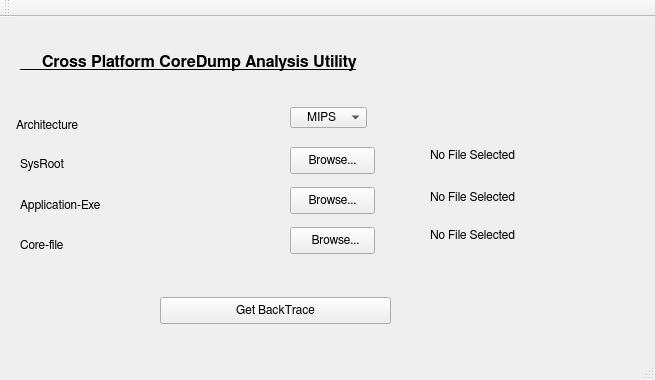
<?xml version="1.0" encoding="UTF-8"?>
<ui version="4.0">
 <class>coreDumpUtilFrame</class>
 <widget class="QMainWindow" name="coreDumpUtilFrame">
  <property name="windowModality">
   <enum>Qt::ApplicationModal</enum>
  </property>
  <property name="geometry">
   <rect>
    <x>0</x>
    <y>0</y>
    <width>655</width>
    <height>380</height>
   </rect>
  </property>
  <property name="maximumSize">
   <size>
    <width>655</width>
    <height>430</height>
   </size>
  </property>
  <property name="font">
   <font>
    <family>FreeSans</family>
   </font>
  </property>
  <property name="windowTitle">
   <string>XPlatform CoreDump Analysis Utility</string>
  </property>
  <widget class="QWidget" name="centralWidget">
   <widget class="QLabel" name="lbanner">
    <property name="geometry">
     <rect>
      <x>20</x>
      <y>0</y>
      <width>381</width>
      <height>91</height>
     </rect>
    </property>
    <property name="font">
     <font>
      <pointsize>12</pointsize>
      <weight>75</weight>
      <bold>true</bold>
      <underline>true</underline>
     </font>
    </property>
    <property name="text">
     <string>     Cross Platform CoreDump Analysis Utility</string>
    </property>
    <property name="wordWrap">
     <bool>true</bool>
    </property>
   </widget>
   <widget class="QLabel" name="lbannerImage">
    <property name="geometry">
     <rect>
      <x>370</x>
      <y>-10</y>
      <width>331</width>
      <height>81</height>
     </rect>
    </property>
    <property name="text">
     <string/>
    </property>
    <property name="pixmap">
     <pixmap>LogoSJ.png</pixmap>
    </property>
   </widget>
   <widget class="QLabel" name="lArchitecture">
    <property name="geometry">
     <rect>
      <x>10</x>
      <y>100</y>
      <width>91</width>
      <height>16</height>
     </rect>
    </property>
    <property name="text">
     <string>  Architecture</string>
    </property>
   </widget>
   <widget class="QComboBox" name="comboArchType">
    <property name="geometry">
     <rect>
      <x>290</x>
      <y>90</y>
      <width>77</width>
      <height>21</height>
     </rect>
    </property>
    <property name="focusPolicy">
     <enum>Qt::TabFocus</enum>
    </property>
    <property name="toolTip">
     <string>select the architecture</string>
    </property>
    <item>
     <property name="text">
      <string>    MIPS</string>
     </property>
    </item>
    <item>
     <property name="text">
      <string>    X86</string>
     </property>
    </item>
   </widget>
   <widget class="QLabel" name="lSysRoot">
    <property name="geometry">
     <rect>
      <x>20</x>
      <y>140</y>
      <width>54</width>
      <height>15</height>
     </rect>
    </property>
    <property name="text">
     <string>SysRoot</string>
    </property>
   </widget>
   <widget class="QPushButton" name="bSysRootBrowse">
    <property name="geometry">
     <rect>
      <x>290</x>
      <y>130</y>
      <width>85</width>
      <height>27</height>
     </rect>
    </property>
    <property name="focusPolicy">
     <enum>Qt::TabFocus</enum>
    </property>
    <property name="toolTip">
     <string>Give the Path of fileSystem  - fs in the path staging of the sandbox.</string>
    </property>
    <property name="text">
     <string>Browse...</string>
    </property>
   </widget>
   <widget class="QLabel" name="lSysRootFilePath">
    <property name="geometry">
     <rect>
      <x>430</x>
      <y>130</y>
      <width>251</width>
      <height>16</height>
     </rect>
    </property>
    <property name="text">
     <string>No File Selected</string>
    </property>
   </widget>
   <widget class="QLabel" name="lApplicationExe">
    <property name="geometry">
     <rect>
      <x>20</x>
      <y>180</y>
      <width>101</width>
      <height>16</height>
     </rect>
    </property>
    <property name="text">
     <string>Application-Exe</string>
    </property>
   </widget>
   <widget class="QPushButton" name="bApplicationBrowser">
    <property name="geometry">
     <rect>
      <x>290</x>
      <y>170</y>
      <width>85</width>
      <height>27</height>
     </rect>
    </property>
    <property name="focusPolicy">
     <enum>Qt::TabFocus</enum>
    </property>
    <property name="toolTip">
     <string>Select the Application - Exe . The main binary - process.</string>
    </property>
    <property name="text">
     <string>Browse...</string>
    </property>
   </widget>
   <widget class="QLabel" name="lApplicationFilePath">
    <property name="geometry">
     <rect>
      <x>430</x>
      <y>170</y>
      <width>101</width>
      <height>20</height>
     </rect>
    </property>
    <property name="text">
     <string>No File Selected</string>
    </property>
   </widget>
   <widget class="QLabel" name="lCoreFile">
    <property name="geometry">
     <rect>
      <x>20</x>
      <y>220</y>
      <width>121</width>
      <height>16</height>
     </rect>
    </property>
    <property name="text">
     <string>Core-file </string>
    </property>
   </widget>
   <widget class="QPushButton" name="lCoreFileBrowser">
    <property name="geometry">
     <rect>
      <x>290</x>
      <y>210</y>
      <width>85</width>
      <height>27</height>
     </rect>
    </property>
    <property name="focusPolicy">
     <enum>Qt::TabFocus</enum>
    </property>
    <property name="toolTip">
     <string>Give the path of core file - this can be even compressed form like lzo.</string>
    </property>
    <property name="statusTip">
     <string/>
    </property>
    <property name="text">
     <string>  Browse...</string>
    </property>
   </widget>
   <widget class="QLabel" name="lCorefileBrowser">
    <property name="geometry">
     <rect>
      <x>430</x>
      <y>210</y>
      <width>101</width>
      <height>16</height>
     </rect>
    </property>
    <property name="text">
     <string>No File Selected</string>
    </property>
   </widget>
   <widget class="QPushButton" name="bgetBackTrace">
    <property name="geometry">
     <rect>
      <x>160</x>
      <y>280</y>
      <width>231</width>
      <height>27</height>
     </rect>
    </property>
    <property name="toolTip">
     <string>This will get the back trace, the backtrace log is stored in bt.txt</string>
    </property>
    <property name="text">
     <string>Get BackTrace</string>
    </property>
   </widget>
  </widget>
  <widget class="QMenuBar" name="menuBar">
   <property name="geometry">
    <rect>
     <x>0</x>
     <y>0</y>
     <width>655</width>
     <height>22</height>
    </rect>
   </property>
  </widget>
  <widget class="QToolBar" name="mainToolBar">
   <attribute name="toolBarArea">
    <enum>TopToolBarArea</enum>
   </attribute>
   <attribute name="toolBarBreak">
    <bool>false</bool>
   </attribute>
  </widget>
  <widget class="QStatusBar" name="statusBar"/>
 </widget>
 <layoutdefault spacing="6" margin="11"/>
 <tabstops>
  <tabstop>comboArchType</tabstop>
  <tabstop>bSysRootBrowse</tabstop>
  <tabstop>bApplicationBrowser</tabstop>
  <tabstop>lCoreFileBrowser</tabstop>
  <tabstop>bgetBackTrace</tabstop>
 </tabstops>
 <resources/>
 <connections/>
</ui>
